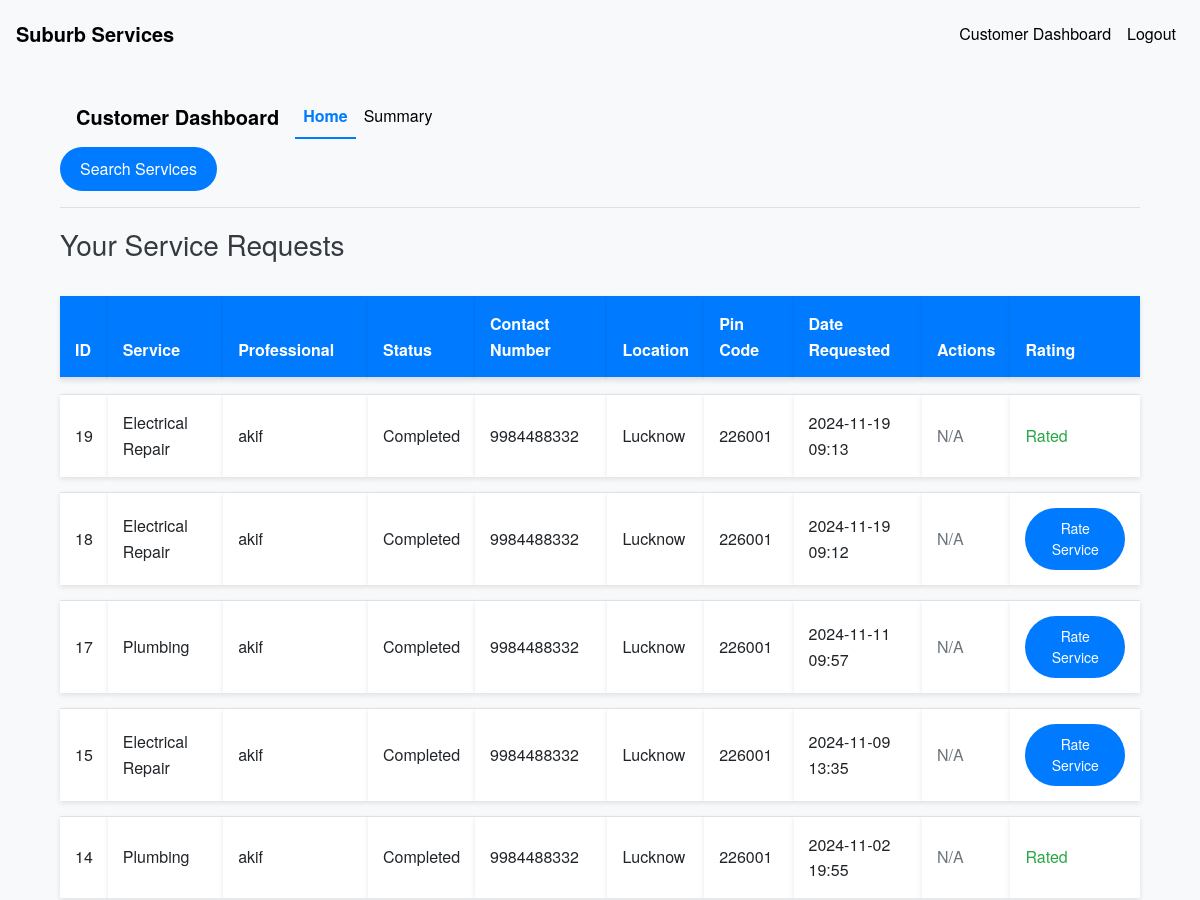
Page /customer/dashboard (signed in, upper part) on the earlier database version.
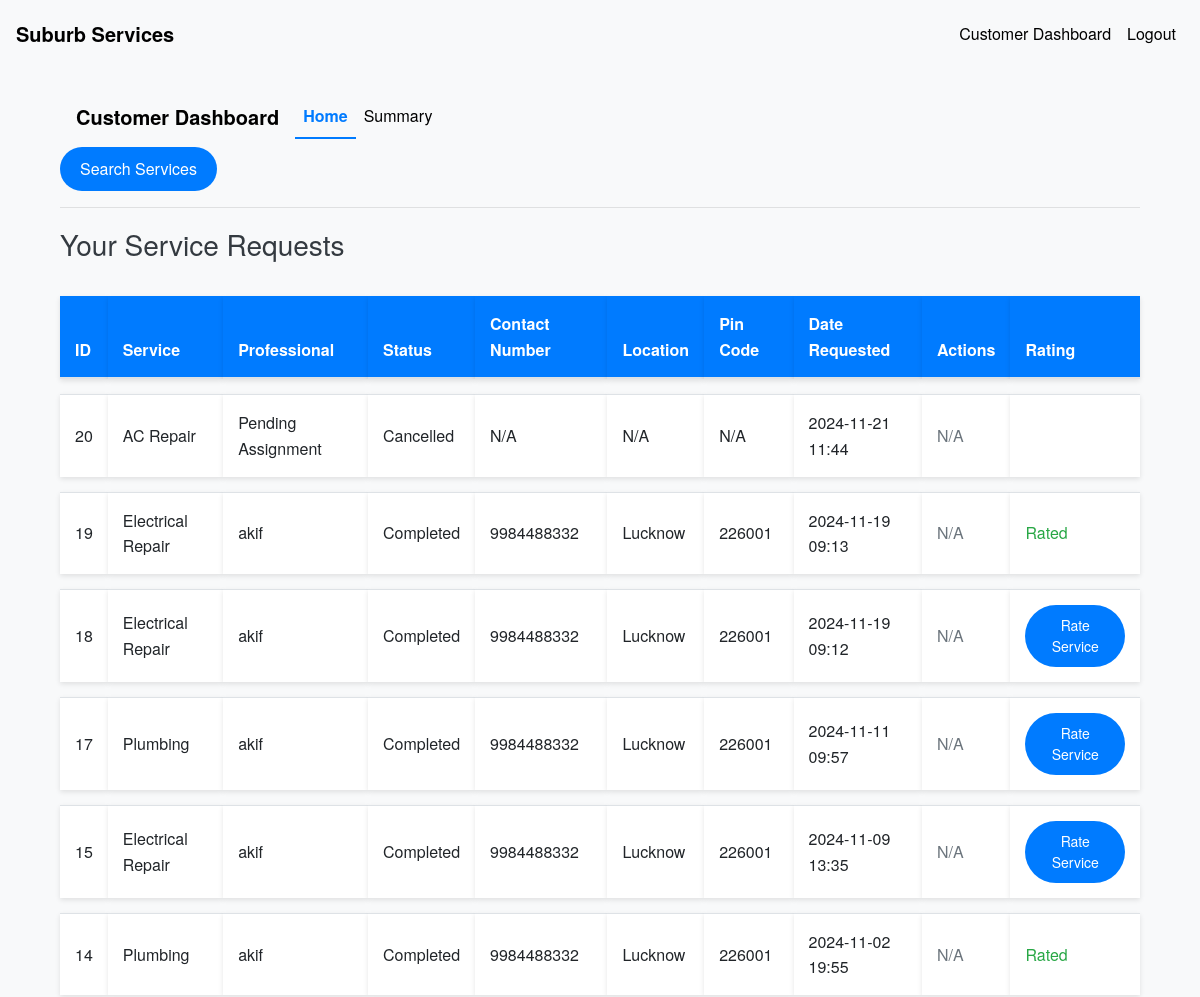
Same page on the later database version.
### models.py (models this page shows, shortened)
class ServiceRequest(db.Model):
    __tablename__ = 'service_requests'
    id = db.Column(db.Integer, primary_key=True)
    service_id = db.Column(db.Integer, db.ForeignKey('services.id'), nullable=False)
    customer_id = db.Column(db.Integer, db.ForeignKey('users.id'), nullable=False)
    professional_id = db.Column(db.Integer, db.ForeignKey('users.id'))
    service_status = db.Column(db.String(20), nullable=False, default='requested')
    service = db.relationship('Service', backref='service_requests')
    date_of_request = db.Column(db.DateTime, default=datetime.utcnow)
    date_of_completion = db.Column(db.DateTime)
    remarks = db.Column(db.Text)
    rating = db.Column(db.Integer)

class Service(db.Model):
    __tablename__ = 'services'
    id = db.Column(db.Integer, nullable =False, primary_key=True)
    name = db.Column(db.String(100), nullable=False)
    base_price = db.Column(db.Float, nullable=False)
    time_required = db.Column(db.Integer, nullable=False)
    description = db.Column(db.Text)

class User(UserMixin, db.Model):
    __tablename__ = 'users'
    id = db.Column(db.Integer, primary_key=True)
    username = db.Column(db.String(100), unique=True, nullable=False)
    password = db.Column(db.String(128), nullable=False)
    role = db.Column(db.String(20), nullable=False)
    is_active = db.Column(db.Boolean, default=True)
    date_created = db.Column(db.DateTime, default=datetime.utcnow)
    date_completed = db.Column(db.DateTime)
    contact_number = db.Column(db.String(15), nullable=True)
    location = db.Column(db.String(255), nullable=True)
    pin_code = db.Column(db.String(10), nullable=True)
    is_approved = db.Column(db.Boolean, default=False)
    service_type = db.Column(db.String(100))
    experience = db.Column(db.Integer)
    resume_filename = db.Column(db.String(200))
    approval_status = db.Column(db.String(50), default='pending')
    customer_service_requests = db.relationship('ServiceRequest', backref='customer', foreign_keys='ServiceRequest.customer_id', lazy='dynamic')
    professional_service_requests = db.relationship('ServiceRequest', backref='professional', foreign_keys='ServiceRequest.professional_id', lazy='dynamic')

### routes.py (the view)
@app.route('/customer/dashboard')
@login_required
def customer_dashboard():
    if current_user.role != 'customer':
        flash('Access denied.')
        return redirect(url_for('index'))
    service_requests = ServiceRequest.query.filter_by(customer_id=current_user.id).order_by(ServiceRequest.id.desc()).all()
    for request in service_requests:
        if request.professional_id:
            request.professional = User.query.get(request.professional_id)
    return render_template('customer_dashboard.html', service_requests=service_requests)

### app.py (called while the page is built)
@login_manager.user_loader
def load_user(user_id):
    return User.query.get(int(user_id))

### templates/customer_dashboard.html (shortened to what this page needs)
{% extends 'base.html' %}
{% block content %}
<div class="container mt-4">
    <nav class="navbar navbar-expand-lg navbar-light bg-light">
        <a class="navbar-brand" href="{{ url_for('customer_dashboard') }}">Customer Dashboard</a>
        <div class="collapse navbar-collapse" id="navbarNav">
            <ul class="navbar-nav">
                <li class="nav-item {% if request.endpoint == 'customer_dashboard' %}active{% endif %}">
                    <a class="nav-link" href="{{ url_for('customer_dashboard') }}">Home</a>
                </li>
                <li class="nav-item {% if request.endpoint == 'customer_summary' %}active{% endif %}">
                    <a class="nav-link" href="{{ url_for('customer_summary') }}">Summary</a>
                </li>
            </ul>
        </div>
    </nav>
    <p>
        <a href="{{ url_for('search_services') }}" class="btn btn-primary">Search Services</a>
    </p>
    <hr>
    <h3>Your Service Requests</h3>
    <table class="table table-striped">
        <thead>
            <tr>
                <th>ID</th>
                <th>Service</th>
                <th>Professional</th>
                <th>Status</th>
                <th>Contact Number</th>
                <th>Location</th>
                <th>Pin Code</th>
                <th>Date Requested</th>
                <th>Actions</th>
                <th>Rating</th>
            </tr>
        </thead>
        <tbody>
            {% for request in service_requests %}
            <tr>
                <td>{{ request.id }}</td>
                <td>{{ request.service.name }}</td>
                <td>
                    {% if request.professional %}
                    {{ request.professional.username }}
                    {% else %}
                    Pending Assignment
                    {% endif %}
                </td>
                <td>{{ request.service_status.capitalize() }}</td>
                <td>
                    {% if request.professional %}
                        {{ request.professional.contact_number }}
                    {% else %}
                        N/A
                    {% endif %}
                </td>
                <td>
                    {% if request.professional %}
                        {{ request.professional.location }}
                    {% else %}
                        N/A
                    {% endif %}
                </td>
                <td>
                    {% if request.professional %}
                        {{ request.professional.pin_code }}
                    {% else %}
                        N/A
                    {% endif %}
                </td>
                <td>{{ request.date_of_request.strftime('%Y-%m-%d %H:%M') }}</td>
                <td>
                    {% if request.service_status in ['requested', 'accepted'] %}
                    <form action="{{ url_for('cancel_request', request_id=request.id) }}" method="POST" style="display:inline;">
                        <button type="submit" class="btn btn-sm btn-danger" onclick="return confirm('Are you sure you want to cancel this request?');">Cancel</button>
                    </form>
                    {% else %}
                    <span class="text-muted">N/A</span>
                    {% endif %}
                </td>
                <td>
                    {% if request.service_status == 'completed' %}
                        {% if request.rating %}
                            <span class="text-success">Rated</span>
                        {% else %}
                            <button class="btn btn-primary btn-sm" data-toggle="modal" data-target="#rateModal{{ request.id }}">Rate Service</button>
                        {% endif %}
                    {% endif %}
                </td>
            </tr>
            {% endfor %}
        </tbody>
    </table>
</div>
{% endblock %}

### templates/base.html (shortened to what this page needs)
<!DOCTYPE html>
<html lang="en">
<head>
    <link rel="stylesheet" href="https://stackpath.bootstrapcdn.com/bootstrap/4.5.0/css/bootstrap.min.css">
    <link rel="stylesheet" href="{{ url_for('static', filename='css/styles.css') }}">
</head>
<body>
    <nav class="navbar navbar-expand-lg navbar-light bg-light">
        <a class="navbar-brand" href="{{ url_for('index') }}">Suburb Services</a>
        {% if current_user.is_authenticated %}
        <div class="collapse navbar-collapse" id="navbarNav">
            <ul class="navbar-nav ml-auto">
                {% if current_user.role == 'admin' %}
                <li class="nav-item">
                    <a class="nav-link" href="{{ url_for('admin_dashboard') }}">Admin Dashboard</a>
                </li>
                {% elif current_user.role == 'professional' %}
                <li class="nav-item">
                    <a class="nav-link" href="{{ url_for('professional_dashboard') }}">Professional Dashboard</a>
                </li>
                {% elif current_user.role == 'customer' %}
                <li class="nav-item">
                    <a class="nav-link" href="{{ url_for('customer_dashboard') }}">Customer Dashboard</a>
                </li>
                {% endif %}
                <li class="nav-item">
                    <a class="nav-link" href="{{ url_for('logout') }}">Logout</a>
                </li>
            </ul>
        </div>
        {% endif %}
    </nav>
    <div class="container mt-4">
        {% block content %}{% endblock %}
    </div>
</body>
</html>

### static/css/styles.css (style rules this page uses)
body { padding-top: 5px; font-family: 'Helvetica Neue', Arial, sans-serif; background-color: #f8f9fa; color: #343a40; line-height: 1.6; }
.navbar { background-color: #343a40; }
.navbar-brand { font-weight: bold; color: #000000 !important; }
.nav-link { color: #000000 !important; }
.nav-item.active .nav-link { color: #007bff !important; font-weight: bold; border-bottom: 2px solid #007bff; }
.table { margin-top: 20px; border-collapse: separate; border-spacing: 0 15px; }
.table th, .table td { vertical-align: middle; background-color: #ffffff; border: none; padding: 15px; box-shadow: 0 2px 5px rgba(0, 0, 0, 0.1); }
.table th { background-color: #007bff; color: #ffffff; font-weight: bold; }
.table td { border-top: 1px solid #dee2e6; }
.btn { border-radius: 50px; padding: 10px 20px; transition: background-color 0.3s ease, color 0.3s ease; }
.btn-primary { background-color: #007bff; border: none; }
h1, h2, h3, h4, h5, h6 { font-weight: 300; margin-top: 20px; margin-bottom: 10px; }
.container { margin-top: 50px; }

Differences in the rows shown:
added ServiceRequest: id "20", service.name "AC Repair", shows "Pending Assignment", service_status "Cancelled", shows "N/A", date_of_request "2024-11-21 11:44"
